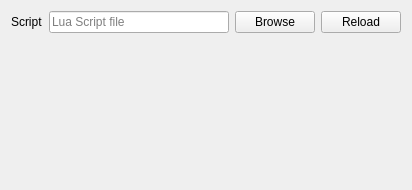
<?xml version="1.0" encoding="UTF-8"?>
<ui version="4.0">
 <class>LuaScriptComponent</class>
 <widget class="QWidget" name="LuaScriptComponent">
  <property name="geometry">
   <rect>
    <x>0</x>
    <y>0</y>
    <width>412</width>
    <height>190</height>
   </rect>
  </property>
  <property name="windowTitle">
   <string>LuaScriptComponent</string>
  </property>
  <layout class="QFormLayout" name="formLayout">
   <item row="0" column="0">
    <widget class="QLabel" name="label">
     <property name="text">
      <string>Script</string>
     </property>
    </widget>
   </item>
   <item row="0" column="1">
    <layout class="QHBoxLayout" name="horizontalLayout">
     <item>
      <widget class="QLineEdit" name="ScriptFileLineEdit">
       <property name="minimumSize">
        <size>
         <width>100</width>
         <height>0</height>
        </size>
       </property>
       <property name="readOnly">
        <bool>true</bool>
       </property>
       <property name="placeholderText">
        <string>Lua Script file </string>
       </property>
      </widget>
     </item>
     <item>
      <widget class="QPushButton" name="Browse">
       <property name="text">
        <string>Browse</string>
       </property>
      </widget>
     </item>
     <item>
      <widget class="QPushButton" name="Reload">
       <property name="text">
        <string>Reload</string>
       </property>
      </widget>
     </item>
    </layout>
   </item>
  </layout>
 </widget>
 <layoutdefault spacing="6" margin="11"/>
 <resources/>
 <connections/>
</ui>
